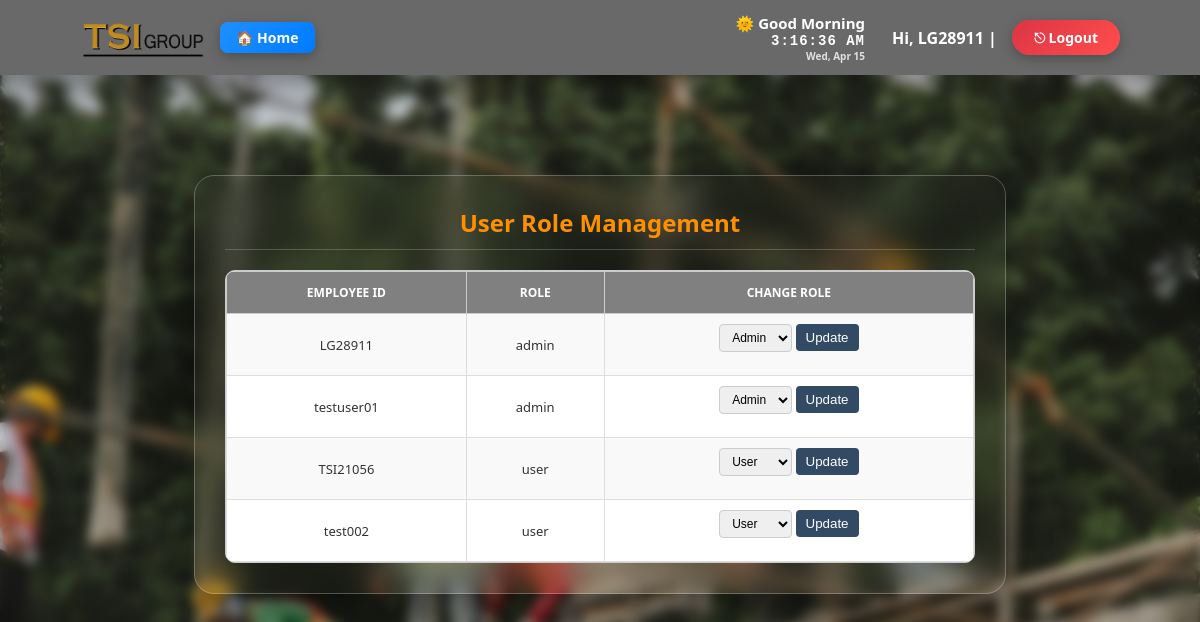
Before: /modules/admin/manager_users.php (signed in) with the older database file.
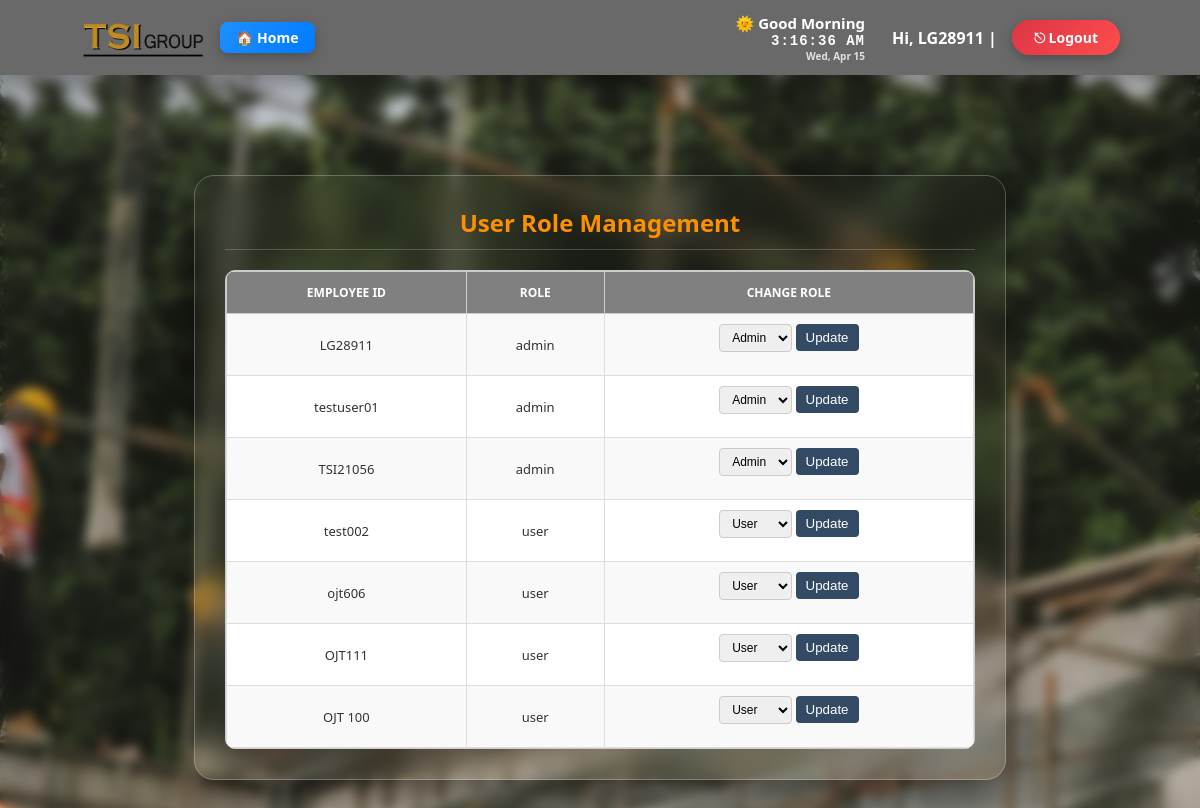
After: the same page with the newer database file.
### tables this page shows
CREATE TABLE `users` (
  `id` int(11) NOT NULL,
  `username` varchar(50) DEFAULT NULL,
  `password` varchar(255) NOT NULL,
  `employee_id` varchar(10) DEFAULT NULL,
  `role` varchar(20) DEFAULT 'user'
);

### modules/admin/manager_users.php (the view, shortened to what this page needs)
<?php
require_once __DIR__ . '/../../includes/navbar.php';
$result = $conn->query("SELECT id, employee_id, role FROM users");
?>
<!DOCTYPE html>
<html>
<head>
</head>
<body>
<div class="page-wrapper">
<div class="container">
<h2>User Role Management</h2>
<div class="table-wrapper">
<table>
    <tr>
        <th>Employee ID</th>
        <th>Role</th>
        <th>Change Role</th>
    </tr>
    <?php while ($row = $result->fetch_assoc()): ?>
    <tr>
        <td><?= htmlspecialchars($row['employee_id']) ?></td>
        <td><?= htmlspecialchars($row['role']) ?></td>
        <td>
            <form method="POST" action="./update_role.php">
                <select name="role">
                    <option value="user" <?= $row['role'] == 'user' ? 'selected' : '' ?>>User</option>
                    <option value="admin" <?= $row['role'] == 'admin' ? 'selected' : '' ?>>Admin</option>
                </select>
                <button type="submit">Update</button>
            </form>
        </td>
    </tr>
    <?php endwhile; ?>
</table>
</div>
</div>
</div>
</body>
</html>

### includes/navbar.php (shortened to what this page needs)
<?php
$employee_id = isset($_SESSION['employee_id']) ? $_SESSION['employee_id'] : '';
?>
<div class="navbar">
    <div class="navbar-inner">
        <div class="navbar-left">
            <img src="/ITD-Equipment-System/includes/toplis.png" class="navbar-logo" alt="Logo">
            <?php if(basename($_SERVER['PHP_SELF']) != 'homepage.php'): ?>
                <a href="/ITD-Equipment-System/modules/homepage/homepage.php">
                    🏠 Home
                </a>
<?php endif; ?>
        </div>
        <div class="navbar-right">
                <div class="time-box">
                <div id="greeting"></div>
                <div id="clock"></div>
                <div id="date"></div>
            </div>
            <?php if ($employee_id): ?>
                Hi, <?php echo htmlspecialchars($employee_id); ?> |
            <?php endif; ?>
            <a class="logout-btn" href="/ITD-Equipment-System/Login/logout.php">
                ⎋ Logout
            </a>
        </div>
    </div>
</div>

### includes/navbar.php (style rules this page uses)
html, body { margin: 0; padding: 0; overflow-x: hidden; }
.navbar { position: fixed; top: 0; left: 0; width: 100%; height: 75px; display: flex; justify-content: center; align-items: center; background: #696969; box-shadow: 0 10px 25px rgba(0,0,0,0.35); z-index: 1000; box-sizing: border-box; }
.navbar-inner { width: 95%; max-width: 1300px; display: flex; align-items: center; justify-content: space-between; padding: 0 50px; box-sizing: border-box; }
.navbar-left, .navbar-right { display: flex; align-items: center; gap: 15px; }
.navbar-logo { height: 50px; width: auto; }
.navbar-left a { padding: 6px 16px; border-radius: 8px; background: linear-gradient(135deg, #1e90ff, #007bff); color: white; font-weight: 600; font-size: 14px; text-decoration: none; transition: 0.3s; box-shadow: 0 4px 12px rgba(0,0,0,0.25); display: flex; align-items: center; gap: 6px; }
.navbar-right { font-weight: 600; color: #fff; }
.logout-btn { padding: 8px 22px; border-radius: 50px; background: linear-gradient(135deg, #dc3545, #ff4d4d); color: white !important; font-weight: 600; font-size: 14px; text-decoration: none; transition: 0.3s; box-shadow: 0 4px 12px rgba(0,0,0,0.25); display: flex; align-items: center; gap: 6px; }
.time-box { padding:6px 12px; border-radius:10px; text-align:right; color:white; }
#greeting { font-size:15px; color:white; }
#clock { font-size:14px; font-weight:bold; letter-spacing:1px; font-family:'Courier New', monospace; }
#date { font-size:10px; opacity:0.8; }
body { padding-top: 75px; min-height: 100vh; display: flex; flex-direction: column; }

### modules/admin/manager_users.php (style rules this page uses)
body { margin: 0; font-family: 'Segoe UI', sans-serif; background: url('viber_image_2026-02-24_11-08-29-685.jpg'); background-size: cover; background-position: center; }
body::before { content: ""; position: fixed; top:0; left:0; width:100%; height:100%; backdrop-filter: blur(6px); z-index:-1; }
.page-wrapper { display: flex; justify-content: center; padding: 100px 20px; }
.container { width: 100%; max-width: 750px; background: smokewhite; border: 1px solid rgba(255,255,255,0.25); border-radius: 20px; backdrop-filter: blur(15px); box-shadow: 0 15px 40px rgba(0,0,0,0.5); padding: 30px; color: white; }
.container h2 { margin: 0; text-align: center; color: #fd9002; padding-bottom: 10px; border-bottom: 1px solid rgba(255,255,255,0.2); }
.table-wrapper { margin-top: 20px; background: #fff; border-radius: 10px; overflow: hidden; border: 1px solid #ccc; }
table { width: 100%; border-collapse: collapse; font-size: 13px; }
th { background: grey; color: white; padding: 12px; text-align: center; border: 1px solid #ccc; text-transform: uppercase; font-size: 12px; }
td { padding: 10px; text-align: center; border: 1px solid #ddd; color: #333; }
tr:nth-child(even) td { background: #f9f9f9; }
select { padding: 5px 8px; border-radius: 4px; border: 1px solid #ccc; font-size: 12px; }
button { padding: 6px 10px; border-radius: 4px; border: none; background: #324a63; color: white; cursor: pointer; }

Changed rows visible on the page:
changed users "TSI21056": role "user" → "admin"; role "User" → "Admin"
added users: employee "ojt606", role "user", role "User"
added users: employee "OJT111", role "user", role "User"
added users: employee "OJT 100", role "user", role "User"
